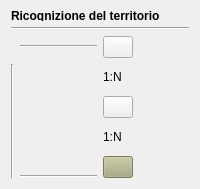
          <widget class="QWidget" name="tab">
           <attribute name="title">
            <string>Ricognizione del territorio</string>
           </attribute>
           <layout class="QGridLayout" name="gridLayout_9">
            <item row="0" column="0">
             <widget class="QLabel" name="label_12">
              <property name="sizePolicy">
               <sizepolicy hsizetype="Expanding" vsizetype="Expanding">
                <horstretch>0</horstretch>
                <verstretch>0</verstretch>
               </sizepolicy>
              </property>
              <property name="maximumSize">
               <size>
                <width>16777215</width>
                <height>10</height>
               </size>
              </property>
              <property name="font">
               <font>
                <weight>75</weight>
                <bold>true</bold>
               </font>
              </property>
              <property name="text">
               <string>Ricognizione del territorio</string>
              </property>
             </widget>
            </item>
            <item row="1" column="0">
             <widget class="Line" name="line_26">
              <property name="orientation">
               <enum>Qt::Horizontal</enum>
              </property>
             </widget>
            </item>
            <item row="2" column="0">
             <layout class="QGridLayout" name="gridLayout_8">
              <item row="0" column="2" colspan="2">
               <widget class="QPushButton" name="btnSitotable_2">
                <property name="sizePolicy">
                 <sizepolicy hsizetype="Expanding" vsizetype="Preferred">
                  <horstretch>0</horstretch>
                  <verstretch>0</verstretch>
                 </sizepolicy>
                </property>
                <property name="minimumSize">
                 <size>
                  <width>0</width>
                  <height>0</height>
                 </size>
                </property>
                <property name="maximumSize">
                 <size>
                  <width>30</width>
                  <height>30</height>
                 </size>
                </property>
                <property name="baseSize">
                 <size>
                  <width>0</width>
                  <height>0</height>
                 </size>
                </property>
                <property name="text">
                 <string />
                </property>
                <property name="icon">
                 <iconset resource="../../resources/resources.qrc">
                  <normaloff>:/icons/iconSite.png</normaloff>:/icons/iconSite.png</iconset>
                </property>
                <property name="iconSize">
                 <size>
                  <width>20</width>
                  <height>100</height>
                 </size>
                </property>
               </widget>
              </item>
              <item row="1" column="0" rowspan="9">
               <widget class="Line" name="line_21">
                <property name="orientation">
                 <enum>Qt::Vertical</enum>
                </property>
               </widget>
              </item>
              <item row="2" column="2" colspan="2">
               <widget class="QLabel" name="label_9">
                <property name="text">
                 <string>1:N</string>
                </property>
               </widget>
              </item>
              <item row="3" column="2" colspan="2">
               <widget class="Line" name="line_23">
                <property name="orientation">
                 <enum>Qt::Vertical</enum>
                </property>
               </widget>
              </item>
              <item row="4" column="2" colspan="2">
               <widget class="QPushButton" name="btnUTtable">
                <property name="maximumSize">
                 <size>
                  <width>30</width>
                  <height>16777215</height>
                 </size>
                </property>
                <property name="text">
                 <string />
                </property>
                <property name="icon">
                 <iconset resource="../../resources/resources.qrc">
                  <normaloff>:/icons/iconUT.png</normaloff>:/icons/iconUT.png</iconset>
                </property>
                <property name="iconSize">
                 <size>
                  <width>25</width>
                  <height>25</height>
                 </size>
                </property>
               </widget>
              </item>
              <item row="5" column="2" colspan="2">
               <widget class="Line" name="line_20">
                <property name="orientation">
                 <enum>Qt::Vertical</enum>
                </property>
               </widget>
              </item>
              <item row="6" column="2" colspan="2">
               <widget class="QLabel" name="label_10">
                <property name="text">
                 <string>1:N</string>
                </property>
               </widget>
              </item>
              <item row="7" column="2" colspan="2">
               <widget class="Line" name="line_19">
                <property name="orientation">
                 <enum>Qt::Vertical</enum>
                </property>
               </widget>
              </item>
              <item row="8" column="2" rowspan="2" colspan="2">
               <widget class="QPushButton" name="btnReptable_2">
                <property name="maximumSize">
                 <size>
                  <width>30</width>
                  <height>16777215</height>
                 </size>
                </property>
                <property name="styleSheet">
                 <string notr="true">background-color: rgb(170, 170, 127);</string>
                </property>
                <property name="text">
                 <string />
                </property>
                <property name="icon">
                 <iconset resource="../../resources/resources.qrc">
                  <normaloff>:/icons/finds.png</normaloff>:/icons/finds.png</iconset>
                </property>
                <property name="iconSize">
                 <size>
                  <width>25</width>
                  <height>25</height>
                 </size>
                </property>
               </widget>
              </item>
              <item row="9" column="1">
               <widget class="Line" name="line_24">
                <property name="orientation">
                 <enum>Qt::Horizontal</enum>
                </property>
               </widget>
              </item>
              <item row="0" column="1">
               <widget class="Line" name="line_22">
                <property name="orientation">
                 <enum>Qt::Horizontal</enum>
                </property>
               </widget>
              </item>
              <item row="1" column="2">
               <widget class="Line" name="line_18">
                <property name="orientation">
                 <enum>Qt::Vertical</enum>
                </property>
               </widget>
              </item>
             </layout>
            </item>
           </layout>
           <zorder>line_26</zorder>
           <zorder>label_12</zorder>
          </widget>
